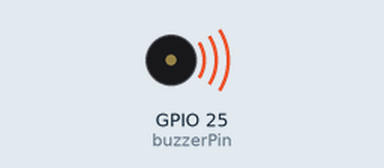
Simulated run of this sketch. Board: ESP32. On the bench: buzzer (waves = sounding).

Above: at 0.2 s.
At 5.36 s:
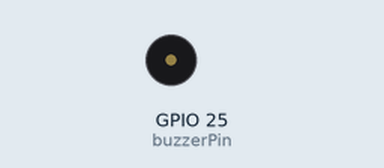
Timing chart, 0 to 5.7 s (numbered marks = the images above):
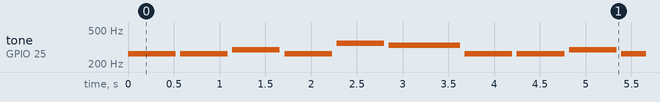

The sketch:

Lap4_4.ino
```cpp
// lab4_4.ino
const int buzzerPin = 25;
const int songLength = 12; // มี 12 โน้ต

char notes[] = { 'd', 'd', 'r', 'd', 'f', 'm',
                 'd', 'd', 'r', 'd', 's', 'f',
                 'd', 'd', 'd', 'r',
                 'f',  'm' ,'m', 'r',
                 'd','d','r','f','r','s',
                 'd','d','r','d','f','m',}; // โน้ตตามที่ต้องการ
int beats[] = { 2, 2, 2, 2, 2, 3,
                2, 2, 2, 2, 2, 3,
                2, 2, 2,2,
                2,2,2,2,
                2,2,2,3,2,2,2,
                2,2,2,2,3,2, }; // ความยาวของแต่ละโน้ต
int tempo = 260; // ตั้งค่า tempo ให้เหมาะสม

void setup() {
  pinMode(buzzerPin, OUTPUT);
}

void loop() {
  for (int i = 0; i < songLength; i++) {
    int duration = beats[i] * tempo;
    if (notes[i] == ' ') {
      delay(duration);
    } else {
      tone(buzzerPin, frequency(notes[i]), duration);
      delay(duration + 50); // หน่วงเวลาระหว่างโน้ต
    }
  }
  delay(1000); // หน่วงเวลา 1 วินาทีก่อนเริ่มใหม่
}

int frequency(char note) {
  switch (note) {
    case 'd': return 262; // DO
    case 'r': return 294; // RE
    case 'm': return 330; // MI
    case 'f': return 349; // FA
    case 's': return 392; // SO
    default: return 0;
  }
}
```

Measured:
- by itself, tone on GPIO 25 (buzzerPin): plays 262 Hz for 0.52 s, 262 Hz for 0.52 s, 294 Hz for 0.52 s, 262 Hz for 0.52 s, 349 Hz for 0.52 s, 330 Hz for 0.78 s … (188 notes in this stretch)
